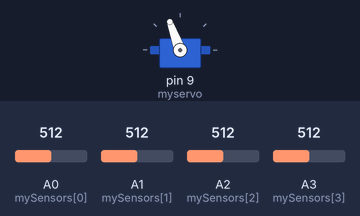
This sketch was run on a simulated Arduino Uno, built with avr-gcc and run on an emulated ATmega328P. Parts: servo. The test bench sets the inputs (shaded band); at power-on: A0 (mySensors[0]) = 512, A1 (mySensors[1]) = 512, A2 (mySensors[2]) = 512, A3 (mySensors[3]) = 512. What the sketch prints to the serial monitor is not drawn.

Above: at 1.3 s.
1.4 s: A0 (mySensors[0]) set to 494
2.9 s: A0 (mySensors[0]) set to 464
At 3.9 s:
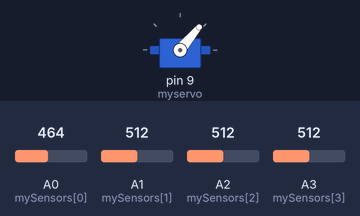
4.4 s: A1 (mySensors[1]) set to 492
7.4 s: A1 (mySensors[1]) set to 466
At 8.4 s:
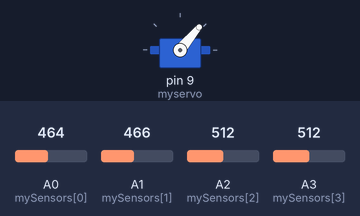
8.9 s: A2 (mySensors[2]) set to 487
11.9 s: A2 (mySensors[2]) set to 459
At 15.8 s:
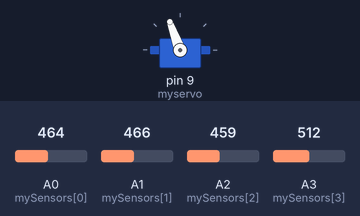
Timing chart, 0 to 16.4 s (numbered marks = the images above; inputs shaded):
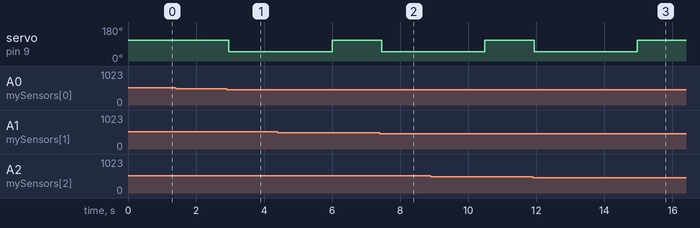

Measured:
- the behaviour switches between 477 and 476 on A0 (mySensors[0]) (found by bisection; images 0 and 1)
- the behaviour switches between 477 and 476 on A2 (mySensors[2]) (found by bisection; images 2 and 3)
- after the input at 2.9 s, servo on pin 9 (myservo): 110° → 50° after 0.06 s
- after the input at 7.4 s, servo on pin 9 (myservo): 110° → 50° after 0.05 s
- after the input at 11.9 s, servo on pin 9 (myservo): 110° → 50° at once, → 110° 3.0 s later

The sketch:

LASER_Maze_2012_Arduino.ino
```cpp
#include <Servo.h>

// servo will be used to flip a switch on the red beacon light
Servo myservo;

// constants to set up pins
int mySensors[] = {A0, A1, A2, A3, A4, A5};    // analog pins with CDS cells to detect laser beam
const int numSensors = 4;   // total number of CDS cells used ###MODIFY IF NEEDED###

// variables to handle analog values from CDS cells
int curValue;               // stores the value of the CDS cell that is currently being read
int prevValue[numSensors];  // stores the previous value of each CDS cell
int baseValue[numSensors];  // stores a baseline value for each CDS cell when the laser beam is not broken
int shouldAlarm[numSensors];// flag to decide if alarm signal should be sent
int sensitivity = 35;       // an offset from the baseValue to determine if laser beam is broken ###MODIFY IF NEEDED###
int sendAlarm = 0;          // determines if we should send the alarm signal to the COM port

// variables to control red beacon light
int alarmLength = 3000; // how long red light should remain on in milliseconds - synch with mp3 played by processing ###MODIFY IF NEEDED###
unsigned long alarmTime;// time alarm was activated
int onPos = 50;          // on position for servo ###MODIFY IF NEEDED###
int offPos = 110;        // off position for servo ###MODIFY IF NEEDED###

void setup() {
  // initialize the serial communication to PC
  Serial.begin(9600);
  // Serial messages sent to processing. The digit in the ones place tells us what kind of data we have.
  // ####0 - data from A0, where #### is the data and 0 is the code telling where the data belongs
  // ####1 - data from A1
  // ####2 - data from A2
  // ####3 - data from A3
  // ####4 - alarm trigger value for A0, where #### is the value and 4 is the code telling where the data belongs
  // ####5 - alarm trigger value for A1
  // ####6 - alarm trigger value for A2
  // ####7 - alarm trigger value for A3
  // 8 - alarm servo on
  // 9 - alarm servo off

  // attach the servo to pin 9
  myservo.attach(9);
  myservo.write(offPos);

  // set all of the CDS cell analog pins as inputs
  for (int thisSensor = 0; thisSensor < numSensors; thisSensor++)  {
    pinMode(mySensors[thisSensor], INPUT);
  }

  calibrate();
}

void loop() {

  // check each CDS cell to see if the laser beam is broken
  for (int thisSensor = 0; thisSensor < numSensors; thisSensor++)  {
    curValue = analogRead(mySensors[thisSensor]);
    Serial.println(curValue*10+thisSensor);

   // A broken beam is detected if the current sensor value and
   // the previous value are both less than the base value
   // minus the sensitivity.
    if (curValue < (baseValue[thisSensor] - sensitivity) && prevValue[thisSensor] < (baseValue[thisSensor] - sensitivity) && shouldAlarm[thisSensor] == 1) {
      // laser beam has been broken, alarm should be sent
      Serial.println("8");
      shouldAlarm[thisSensor] = 0;
      // activate servo to turn on red beacon light
      myservo.write(onPos);
      delay(20);
      alarmTime = millis();
    }
    // laser beam not currently broken, so reset the alarm flag
    else if (curValue > (baseValue[thisSensor] - sensitivity) && prevValue[thisSensor] > (baseValue[thisSensor] - sensitivity)) {
      shouldAlarm[thisSensor] = 1;
    }
    prevValue[thisSensor] = curValue;  // update the previous value
  }

  // deactivate the servo if it has been more than alarmLength
  if (millis() - alarmTime > alarmLength) {
    Serial.println("9");
    myservo.write(offPos);
    delay(20);
  }
}

void calibrate() {
  Serial.println("CALIBRATING!");
  // for each CDS cell, average three readings together to
  // calculate base value when laser beam is not broken
  for (int thisSensor = 0; thisSensor < numSensors; thisSensor++)  {
    baseValue[thisSensor] = analogRead(mySensors[thisSensor]);    // first reading
    delay(20);
    baseValue[thisSensor] += analogRead(mySensors[thisSensor]);   // plus second reading
    delay(20);
    baseValue[thisSensor] += analogRead(mySensors[thisSensor]);   // plus third reading
    baseValue[thisSensor] /= 3;                                   // divided by 3 to find average
    Serial.println((baseValue[thisSensor]-sensitivity)*10+4+thisSensor);  // last digit tells processing this is an alarm trigger value
  }
}
```
